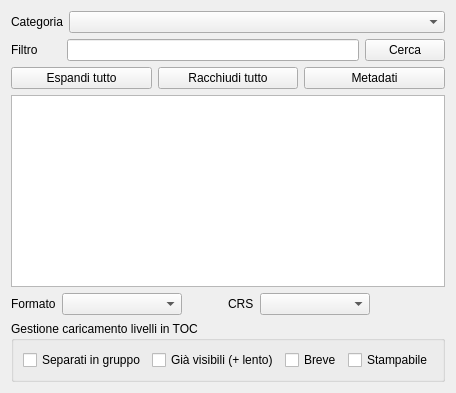
        <widget class="QWidget" name="tabWMS">
         <attribute name="title">
          <string>Geoservizi</string>
         </attribute>
         <layout class="QVBoxLayout" name="verticalLayout_6">
          <item>
           <layout class="QHBoxLayout" name="horizontalLayout_categoria_WMS">
            <item>
             <widget class="QLabel" name="wms_lbCategory">
              <property name="sizePolicy">
               <sizepolicy hsizetype="Fixed" vsizetype="Preferred">
                <horstretch>0</horstretch>
                <verstretch>0</verstretch>
               </sizepolicy>
              </property>
              <property name="minimumSize">
               <size>
                <width>50</width>
                <height>0</height>
               </size>
              </property>
              <property name="text">
               <string>Categoria</string>
              </property>
             </widget>
            </item>
            <item>
             <widget class="QComboBox" name="wms_cboCategory"/>
            </item>
           </layout>
          </item>
          <item>
           <layout class="QHBoxLayout" name="horizontalLayout_filtro_WMS">
            <item>
             <widget class="QLabel" name="wms_lbFiltro">
              <property name="sizePolicy">
               <sizepolicy hsizetype="Fixed" vsizetype="Preferred">
                <horstretch>0</horstretch>
                <verstretch>0</verstretch>
               </sizepolicy>
              </property>
              <property name="minimumSize">
               <size>
                <width>50</width>
                <height>0</height>
               </size>
              </property>
              <property name="text">
               <string>Filtro</string>
              </property>
             </widget>
            </item>
            <item>
             <widget class="QLineEdit" name="wms_txFiltro"/>
            </item>
            <item>
             <widget class="QPushButton" name="wms_btCerca">
              <property name="text">
               <string>Cerca</string>
              </property>
              <property name="autoDefault">
               <bool>false</bool>
              </property>
             </widget>
            </item>
           </layout>
          </item>
          <item>
           <layout class="QHBoxLayout" name="horizontalLayout_bottoni_WMS">
            <item>
             <widget class="QPushButton" name="wms_btApriAlbero">
              <property name="text">
               <string>Espandi tutto</string>
              </property>
             </widget>
            </item>
            <item>
             <widget class="QPushButton" name="wms_btChiudiAlbero">
              <property name="text">
               <string>Racchiudi tutto</string>
              </property>
             </widget>
            </item>
            <item>
             <widget class="QPushButton" name="wms_btMetadati">
              <property name="text">
               <string>Metadati</string>
              </property>
             </widget>
            </item>
           </layout>
          </item>
          <item>
           <widget class="QTreeWidget" name="wms_treeWidget">
            <property name="headerHidden">
             <bool>true</bool>
            </property>
            <column>
             <property name="text">
              <string notr="true">1</string>
             </property>
            </column>
           </widget>
          </item>
          <item>
           <layout class="QHBoxLayout" name="horizontalLayout_formato_WMS">
            <item>
             <widget class="QLabel" name="wms_formatoLabel">
              <property name="sizePolicy">
               <sizepolicy hsizetype="Maximum" vsizetype="Preferred">
                <horstretch>0</horstretch>
                <verstretch>0</verstretch>
               </sizepolicy>
              </property>
              <property name="text">
               <string>Formato</string>
              </property>
             </widget>
            </item>
            <item>
             <widget class="QComboBox" name="wms_formatoCombo">
              <property name="sizePolicy">
               <sizepolicy hsizetype="Fixed" vsizetype="Fixed">
                <horstretch>0</horstretch>
                <verstretch>0</verstretch>
               </sizepolicy>
              </property>
              <property name="minimumSize">
               <size>
                <width>120</width>
                <height>0</height>
               </size>
              </property>
             </widget>
            </item>
            <item>
             <spacer name="horizontalSpacer_3_WMS">
              <property name="orientation">
               <enum>Qt::Horizontal</enum>
              </property>
              <property name="sizeType">
               <enum>QSizePolicy::Fixed</enum>
              </property>
              <property name="sizeHint" stdset="0">
               <size>
                <width>40</width>
                <height>20</height>
               </size>
              </property>
             </spacer>
            </item>
            <item>
             <widget class="QLabel" name="wms_crsLabel">
              <property name="sizePolicy">
               <sizepolicy hsizetype="Maximum" vsizetype="Preferred">
                <horstretch>0</horstretch>
                <verstretch>0</verstretch>
               </sizepolicy>
              </property>
              <property name="text">
               <string>CRS</string>
              </property>
             </widget>
            </item>
            <item>
             <widget class="QComboBox" name="wms_crsCombo">
              <property name="sizePolicy">
               <sizepolicy hsizetype="Fixed" vsizetype="Fixed">
                <horstretch>0</horstretch>
                <verstretch>0</verstretch>
               </sizepolicy>
              </property>
              <property name="minimumSize">
               <size>
                <width>110</width>
                <height>0</height>
               </size>
              </property>
             </widget>
            </item>
            <item>
             <spacer name="horizontalSpacer_4_WMS">
              <property name="orientation">
               <enum>Qt::Horizontal</enum>
              </property>
              <property name="sizeHint" stdset="0">
               <size>
                <width>40</width>
                <height>20</height>
               </size>
              </property>
             </spacer>
            </item>
           </layout>
          </item>
          <item>
           <widget class="QGroupBox" name="gBox_check_WMS">
            <property name="sizePolicy">
             <sizepolicy hsizetype="Preferred" vsizetype="Fixed">
              <horstretch>0</horstretch>
              <verstretch>0</verstretch>
             </sizepolicy>
            </property>
            <property name="minimumSize">
             <size>
              <width>0</width>
              <height>50</height>
             </size>
            </property>
            <property name="title">
             <string>Gestione caricamento livelli in TOC</string>
            </property>
            <layout class="QVBoxLayout" name="verticalLayout_5">
             <item>
              <layout class="QHBoxLayout" name="horizontalLayout_check_WMS">
               <item>
                <widget class="QCheckBox" name="wms_groupedCheck">
                 <property name="sizePolicy">
                  <sizepolicy hsizetype="Expanding" vsizetype="Fixed">
                   <horstretch>0</horstretch>
                   <verstretch>0</verstretch>
                  </sizepolicy>
                 </property>
                 <property name="text">
                  <string>Separati in gruppo</string>
                 </property>
                </widget>
               </item>
               <item>
                <widget class="QCheckBox" name="wms_ckLayerAbilitati">
                 <property name="sizePolicy">
                  <sizepolicy hsizetype="Expanding" vsizetype="Fixed">
                   <horstretch>0</horstretch>
                   <verstretch>0</verstretch>
                  </sizepolicy>
                 </property>
                 <property name="minimumSize">
                  <size>
                   <width>110</width>
                   <height>0</height>
                  </size>
                 </property>
                 <property name="text">
                  <string>Già visibili (+ lento)</string>
                 </property>
                 <property name="checked">
                  <bool>false</bool>
                 </property>
                </widget>
               </item>
               <item>
                <widget class="QCheckBox" name="wms_ckDescrizione">
                 <property name="sizePolicy">
                  <sizepolicy hsizetype="Expanding" vsizetype="Fixed">
                   <horstretch>0</horstretch>
                   <verstretch>0</verstretch>
                  </sizepolicy>
                 </property>
                 <property name="text">
                  <string>Breve</string>
                 </property>
                </widget>
               </item>
               <item>
                <widget class="QCheckBox" name="wms_ckStampabile">
                 <property name="sizePolicy">
                  <sizepolicy hsizetype="Expanding" vsizetype="Fixed">
                   <horstretch>0</horstretch>
                   <verstretch>0</verstretch>
                  </sizepolicy>
                 </property>
                 <property name="text">
                  <string>Stampabile</string>
                 </property>
                </widget>
               </item>
              </layout>
             </item>
            </layout>
            <zorder></zorder>
           </widget>
          </item>
         </layout>
        </widget>
